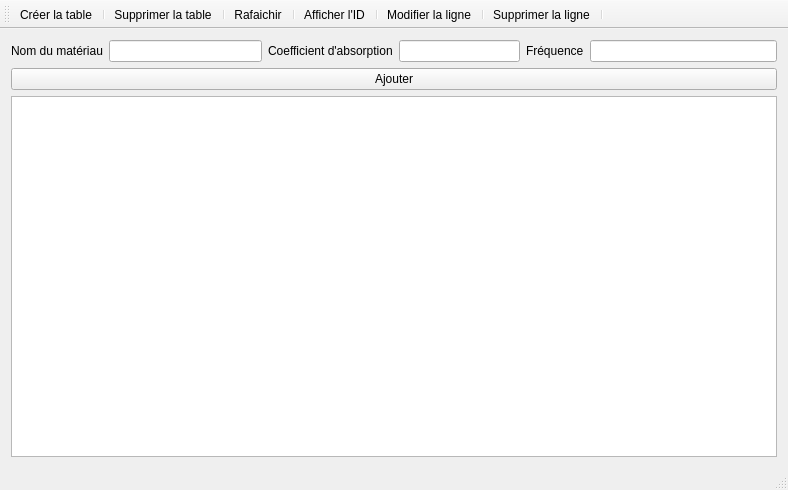
<?xml version="1.0" encoding="UTF-8"?>
<ui version="4.0">
 <class>MainWindow</class>
 <widget class="QMainWindow" name="MainWindow">
  <property name="geometry">
   <rect>
    <x>0</x>
    <y>0</y>
    <width>788</width>
    <height>490</height>
   </rect>
  </property>
  <property name="windowTitle">
   <string>BaseDeDonnees</string>
  </property>
  <property name="windowIcon">
   <iconset resource="icones.qrc">
    <normaloff>:/images/bdd.png</normaloff>:/images/bdd.png</iconset>
  </property>
  <widget class="QWidget" name="centralWidget">
   <layout class="QGridLayout" name="gridLayout">
    <item row="0" column="0">
     <layout class="QVBoxLayout" name="verticalLayout_2">
      <item>
       <layout class="QVBoxLayout" name="verticalLayout">
        <item>
         <layout class="QHBoxLayout" name="horizontalLayout_4">
          <item>
           <layout class="QHBoxLayout" name="horizontalLayout">
            <item>
             <widget class="QLabel" name="labelNom">
              <property name="text">
               <string>Nom du matériau</string>
              </property>
             </widget>
            </item>
            <item>
             <widget class="QLineEdit" name="lineEditNom"/>
            </item>
           </layout>
          </item>
          <item>
           <layout class="QHBoxLayout" name="horizontalLayout_2">
            <item>
             <widget class="QLabel" name="labelCoef">
              <property name="text">
               <string>Coefficient d'absorption</string>
              </property>
             </widget>
            </item>
            <item>
             <widget class="QLineEdit" name="lineEditCoef"/>
            </item>
           </layout>
          </item>
          <item>
           <layout class="QHBoxLayout" name="horizontalLayout_3">
            <item>
             <widget class="QLabel" name="labelFrequence">
              <property name="text">
               <string>Fréquence</string>
              </property>
             </widget>
            </item>
            <item>
             <widget class="QLineEdit" name="lineEditFrequence"/>
            </item>
           </layout>
          </item>
         </layout>
        </item>
        <item>
         <widget class="QPushButton" name="Ajouter">
          <property name="text">
           <string>Ajouter</string>
          </property>
          <property name="icon">
           <iconset resource="icones.qrc">
            <normaloff>:/images/ajouter_ligne.png</normaloff>:/images/ajouter_ligne.png</iconset>
          </property>
         </widget>
        </item>
       </layout>
      </item>
      <item>
       <widget class="QTableView" name="tableView">
        <property name="horizontalScrollBarPolicy">
         <enum>Qt::ScrollBarAlwaysOff</enum>
        </property>
       </widget>
      </item>
     </layout>
    </item>
   </layout>
  </widget>
  <widget class="QToolBar" name="mainToolBar">
   <attribute name="toolBarArea">
    <enum>TopToolBarArea</enum>
   </attribute>
   <attribute name="toolBarBreak">
    <bool>false</bool>
   </attribute>
   <addaction name="actionCreerTableMateriau"/>
   <addaction name="separator"/>
   <addaction name="actionSupprimerTable"/>
   <addaction name="separator"/>
   <addaction name="actionRafaichir"/>
   <addaction name="separator"/>
   <addaction name="actionAfficher_l_ID"/>
   <addaction name="separator"/>
   <addaction name="actionModifier"/>
   <addaction name="separator"/>
   <addaction name="actionSupprimer"/>
   <addaction name="separator"/>
  </widget>
  <widget class="QStatusBar" name="statusBar"/>
  <action name="actionRafaichir">
   <property name="icon">
    <iconset resource="icones.qrc">
     <normaloff>:/images/rafraichir.png</normaloff>:/images/rafraichir.png</iconset>
   </property>
   <property name="text">
    <string>Rafaichir</string>
   </property>
  </action>
  <action name="actionModifier">
   <property name="icon">
    <iconset resource="icones.qrc">
     <normaloff>:/images/modifier.jpg</normaloff>:/images/modifier.jpg</iconset>
   </property>
   <property name="text">
    <string>Modifier la ligne</string>
   </property>
  </action>
  <action name="actionAfficher_l_ID">
   <property name="text">
    <string>Afficher l'ID</string>
   </property>
  </action>
  <action name="actionSupprimer">
   <property name="icon">
    <iconset resource="icones.qrc">
     <normaloff>:/images/retirer_ligne.png</normaloff>:/images/retirer_ligne.png</iconset>
   </property>
   <property name="text">
    <string>Supprimer la ligne</string>
   </property>
  </action>
  <action name="actionCreerTableMateriau">
   <property name="icon">
    <iconset resource="icones.qrc">
     <normaloff>:/images/ajouter_table.png</normaloff>:/images/ajouter_table.png</iconset>
   </property>
   <property name="text">
    <string>Créer la table</string>
   </property>
  </action>
  <action name="actionSupprimerTable">
   <property name="icon">
    <iconset resource="icones.qrc">
     <normaloff>:/images/retirer_table.png</normaloff>:/images/retirer_table.png</iconset>
   </property>
   <property name="text">
    <string>Supprimer la table</string>
   </property>
  </action>
 </widget>
 <layoutdefault spacing="6" margin="11"/>
 <resources>
  <include location="icones.qrc"/>
 </resources>
 <connections/>
</ui>
